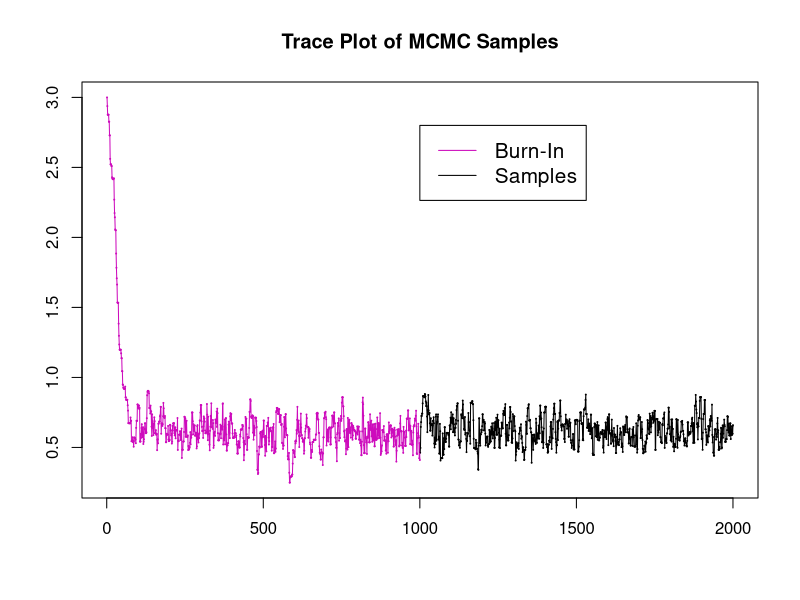
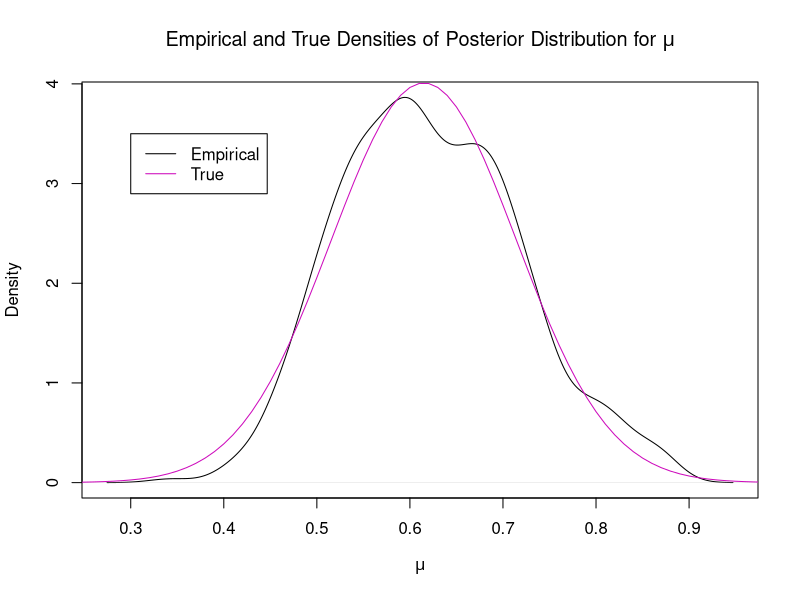

These charts were generated, in order, by the following R code:
set.seed(1)

#Make the data 
n=100
mutrue=0.5
dat=rnorm(n,0.5,1)

#Make the target function and the met.-Hast. random walk function
target=function(mu){
  return(exp(-((n+1)/2)*(mu-((n+1)/n)*mean(dat))^2))
}
MHRW1D=function(x,func,samsize,burn,cova){
  samps=x
  for(i in 2:(samsize+burn)){
    prop = rnorm(n=1,x,cova)
    if(runif(1)<func(prop)/func(x)){
      x=prop
    }
    samps=rbind(samps,x)
  }
  return(samps)
}

#Set the inputs for it
samsize=1000
burn=1000
cova=matrix(0.1)
mu0=c(3)

#Get the MCMC Samples, with and without burn-in
samples=MHRW1D(mu0,target,samsize,burn,cova)
gsamps=sort(samples[1001:2000])

#Check for good MCMC properties
plot(samples,pch=19,col=c(rep(6,1000),rep(1,1000)),cex=0.01,main='Trace Plot of MCMC Samples',xlab='',ylab='')
lines(1:1000,samples[1:1000],col=6,type='l')
lines(1001:2000,samples[1001:2000],col=1,type='l')
legend(1000,2.8,legend=c('Burn-In','Samples'),col=c(6,1),lty=1,cex=1.25)

#Plot empirical density vs true density
xpts=seq(0,1,0.01)
plot(density(gsamps),xlab=expression(mu),main=expression(paste('Empirical and True Densities of Posterior Distribution for ', mu)))
lines(xpts,dnorm(xpts,((n+1)/n)*mean(dat),(n+1)^-0.5),col=6)
legend(0.3,3.5,legend=c('Empirical','True'),col=c(1,6),cex=1,lty=1)

#95% HPD credible set for mu
c(gsamps[.025*samsize],gsamps[.975*samsize])
